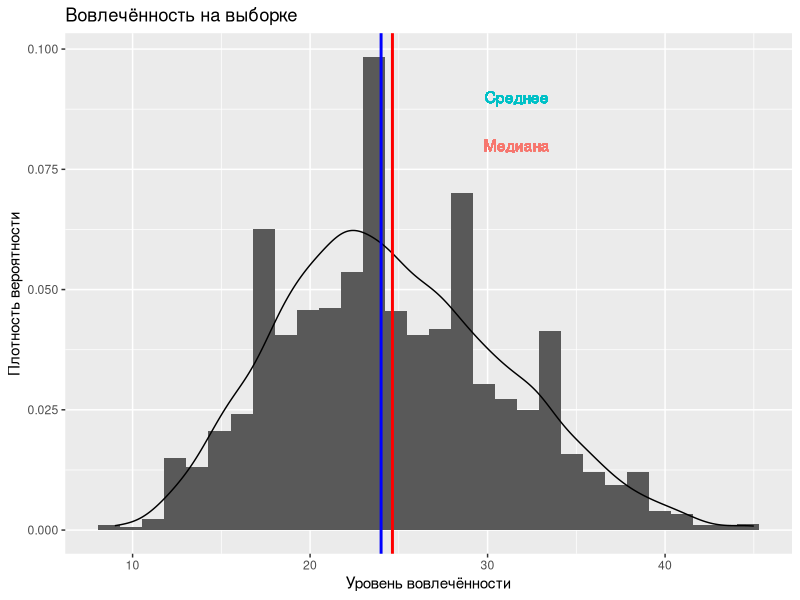
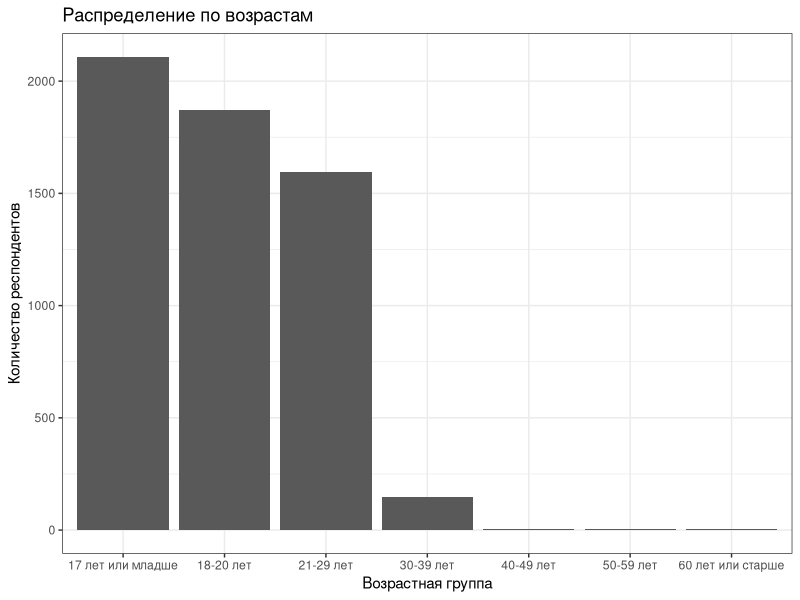
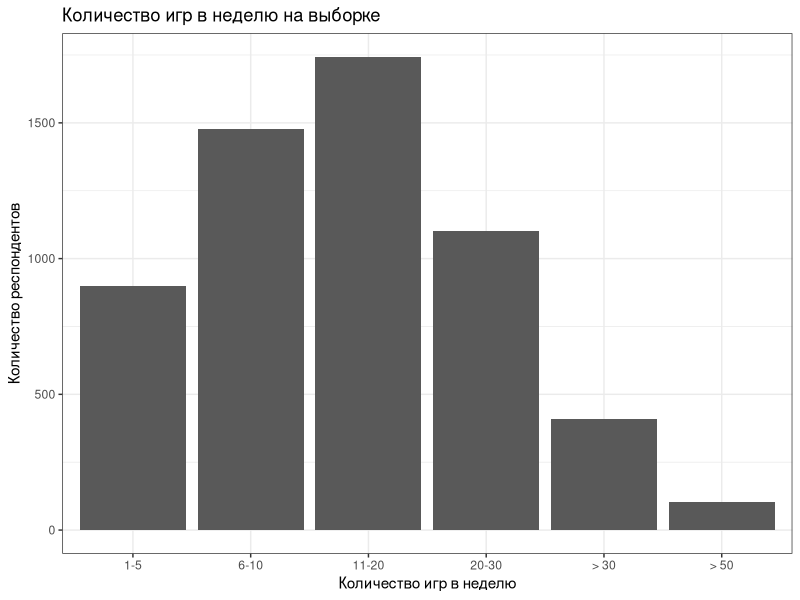
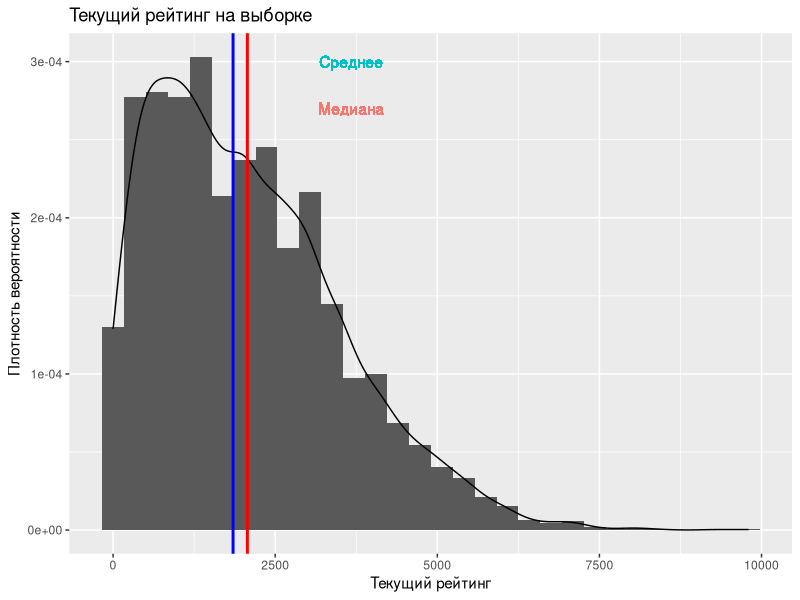
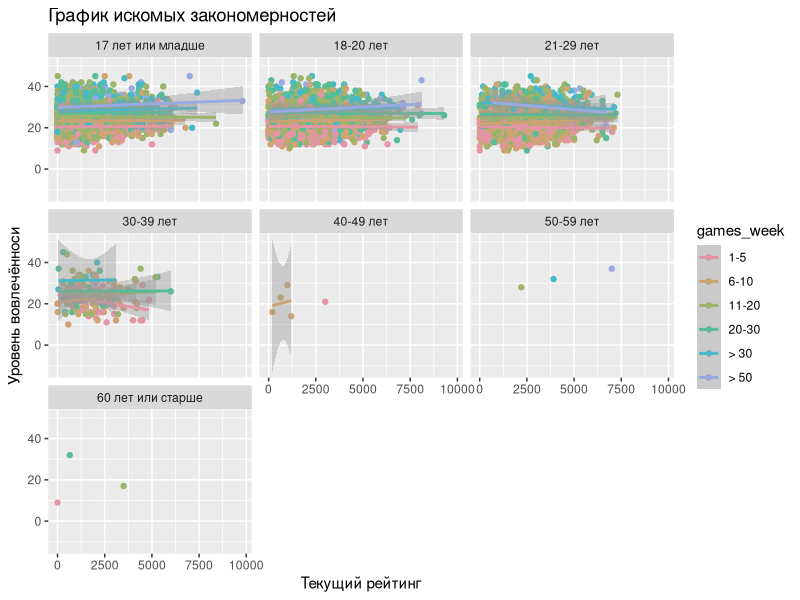

Recreate these plots in R, in order.
library(tidyverse)


#ЧИСТКА ДАННЫХ


#Читаем таблицу
gam <- read_csv2("gameadddiction.csv")
#Создаём вектор с новыми именами
new_names <- c('time','ID','sex','age', 'max_rating', 'current_rating', 'hours_in_game', 'games_week', 
               'pas01', 'pas02', 'pas03', 'pas04', 'pas05', 'pas06', 'pas07', 'pas08', 'pas09', 
               'rel01', 'rel02', 'rel03', 'rel04', 'rel05', 'rel06', 'rel07', 'rel08', 'rel09', 'rel10', 
               'rel11', 'rel12', 'rel13', 'heroes_3')

#Переименовываем все столбцы по-человечески
colnames(gam) <- new_names
#Проверяем, что вышло
str(gam)
View(gam)
#Уберём точно ненужные колонки
gam %>% select(-c(time, heroes_3)) -> gam 

#Уберём строки с пропущенными значениями
gam %>% drop_na() -> gam
#Потеряли 1 строку
#Проверили на всякий случай
gam %>% is.na() %>% summary()

#В столбцах age - hours_in_game должны быть только цифры, 
#выкинем всё остальное (данных много, можем себе позволить)
gam %>% filter((!is.na(as.numeric(age)) & 
                    !is.na(as.numeric(max_rating)) &
                    !is.na(as.numeric(current_rating)) & 
                    !is.na(as.numeric(hours_in_game)))) -> gam
str(gam)
#Займёмся перегонко в хорошие форматы данных, которые есть
#sex в фактор переведём
gam %>% mutate(sex = as.factor(sex)) -> gam
#age, max_rating, current_rating, hours_in_game в числа (потому что числа)
gam %>% mutate(age = as.numeric(age),
               max_rating = as.numeric(max_rating),
               current_rating = as.numeric(current_rating),
               hours_in_game = as.numeric(hours_in_game),) -> gam
#Почистим шутников и ограничим возраст 6-100, 
#рейтинг ограничим 11000 (самый большой в мире),
#часов в игре 17000 (самое большое количество часов в мире),
#уберём тех, у кого текущий рейтинг больше максимального

gam %>% filter(age <101 &
                 age > 5 &
                 max_rating < 11000 &
                 max_rating >= current_rating &
                 hours_in_game < 17000) -> gam

#games_week переведём в фактор
gam %>% mutate(games_week = factor(games_week,
                                  levels = c('1-5 игр (по выходным чисто пару каток)', '6-10 игр (пару дней в неделю стабильно-дота)', '11-20 игр (почти каждый день по несколько игр)', '20-30 игр (каждый день по несколько игр)', 'Больше 30 игр (по много пабликов каждый день)', 'Больше 50 игр (хочу быть как ILTW, тренируюсь каждый день нон-стоп)'), 
                                  ordered = TRUE)) -> gam
#Создадим столбец age_group
gam %>% mutate(age_group = case_when(age < 18 ~ '17 лет или младше',
                                     age < 21 ~ '18-20 лет',
                                     age < 30 ~ '21-29 лет',
                                     age < 40 ~ '30-39 лет',
                                     age < 50 ~ '40-49 лет',
                                     age < 60 ~ '50-59 лет',
                                     age > 59 ~ '60 лет или старше')) -> gam
#age_group переведём в фактор
gam %>% mutate(age_group = factor(age_group,
                                   levels = c('17 лет или младше', '18-20 лет', '21-29 лет', '30-39 лет', '40-49 лет', '50-59 лет', '60 лет или старше'), 
                                   ordered = TRUE)) -> gam
#Создадим столбец с итоговым баллом вовлечённости (зависимости)
gam %>% mutate(pas_total = rowSums(across(c(pas01:pas09)))) -> gam

#Сохраняем почищенный файл
write_csv(gam, 'gam_clean.csv')


#ОПИСАТЕЛЬНЫЕ СТАТИСТИКИ


#Статистики по ЗП (уровень вовлечённости)
gam %>% summarise(mean = mean(pas_total),
                  median = median(pas_total),
                  sd = sd(pas_total),
                  min = min(pas_total),
                  max = max(pas_total)) %>% 
  write_csv('Статистики по ЗП (уровень вовлечённости).csv')
#График
gam %>% ggplot(aes(x=pas_total)) +
  geom_histogram(aes(y=..density..)) + 
  geom_density(aes(y=..density..)) +
  geom_vline(xintercept=mean(gam$pas_total), size=1.0, color="red") +
  geom_vline(xintercept=median(gam$pas_total), size=1.0, color="blue") +
  geom_text(aes(x=mean(gam$pas_total)+7, , color="red", label=paste0("Среднее"), y=0.090)) +
  geom_text(aes(x=mean(gam$pas_total)+7, , color="blue", label=paste0("Медиана"), y=0.080)) +
  theme(legend.position = "none") + 
  labs(x = "Уровень вовлечённости", y = "Плотность вероятности",
       title = "Вовлечённость на выборке")

#Статистики по НП (возрастные группы)
#По фактору чёт не очень понятно, ограничимся граффиком
gam %>% ggplot(aes(x=age_group)) +
  geom_bar() + 
  theme_bw() +
  labs(x = "Возрастная группа", y = "Количество респондентов",
       title = "Распределение по возрастам")

#Статистики по НП (количество игр в неделю)
#По фактору чёт не очень понятно, ограничимся граффиком
gam %>% ggplot(aes(x=games_week)) +
  geom_bar() + 
  theme_bw() +
  scale_x_discrete(labels=c("1-5", "6-10", "11-20", "20-30", "> 30", "> 50")) +
  labs(x = "Количество игр в неделю", y = "Количество респондентов",
       title = "Количество игр в неделю на выборке")

#Статистики по НП (рейтинг - текущий)
#Текущий рейтинг выбрали, потому что тестивароние проводится сейчас, 
cor.test(gam$max_rating,gam$current_rating)
#а корреляция очень значима и велика (0.93)
gam %>% summarise(mean = mean(current_rating),
                  median = median(current_rating),
                  sd = sd(current_rating),
                  min = min(current_rating),
                  max = max(current_rating)) %>% 
  write_csv('Статистики по НП (рейтинг - текущий).csv')
#График
gam %>% ggplot(aes(x=current_rating)) +
  geom_histogram(aes(y=..density..)) + 
  geom_density(aes(y=..density..)) +
  geom_vline(xintercept=mean(gam$current_rating), size=1.0, color="red") +
  geom_vline(xintercept=median(gam$current_rating), size=1.0, color="blue") +
  geom_text(aes(x=mean(gam$current_rating)+1600, , color="red", label=paste0("Среднее"), y=0.00030)) +
  geom_text(aes(x=mean(gam$current_rating)+1600, , color="blue", label=paste0("Медиана"), y=0.00027)) +
  theme(legend.position = "none") + 
  labs(x = "Текущий рейтинг", y = "Плотность вероятности",
       title = "Текущий рейтинг на выборке")

#Искомый график
gam %>% ggplot(aes(x=current_rating, y = pas_total, color = games_week)) +
  scale_color_manual(values = colorspace::rainbow_hcl(length(unique(diamonds$color))),
                     labels = c("1-5", "6-10", "11-20", "20-30", "> 30", "> 50")) +
  geom_point()+
  geom_smooth(method = 'lm')+
  facet_wrap( ~ age_group) + 
  labs(x = "Текущий рейтинг", y = "Уровень вовлечённоси", title = "График искомых закономерностей") 
